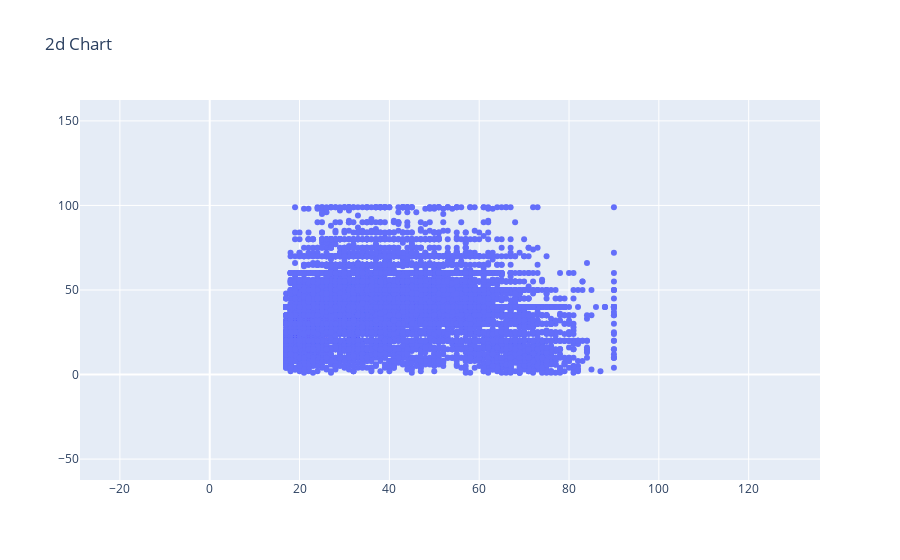

Notebook code for this chart:
### Code cell
fig = go.Figure()

fig.add_trace(scatter)
fig.update_layout(
    title_text="2d Chart",
)

### Figure 1 — Plotly figure (JSON) as saved in the notebook; plotly's stock layout.template omitted (floating-point values rounded to 4 significant figures; data arrays with more than 128 entries replaced by an {"elided": "..."} marker saying what was removed)
{"data": [{"mode": "markers", "type": "scatter", "x": {"elided": "32561 int values"}, "y": {"elided": "32561 int values"}}], "layout": {"autosize": true, "title": {"text": "2d Chart"}, "xaxis": {"autorange": false, "range": [-28.88, 135.9], "type": "linear"}, "yaxis": {"autorange": false, "range": [-62.36, 162.4], "type": "linear"}}}
